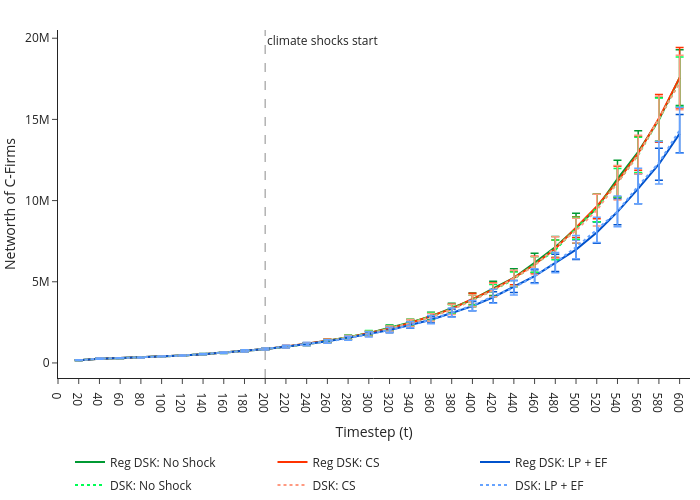

Notebook code for this chart:
### Code cell
# scenario_results["hrhs_1"]['Deficit']
SCENARIOS = {
    "Reg DSK: No Shock": {"df": scenario_results["hrhs_1"], "color": "#009933", 'dash': 'solid'},
    "Reg DSK: CS": {"df": scenario_results["hrhs_2"], "color": "#ff3300",'dash': 'solid'},
    "Reg DSK: LP + EF": {"df": scenario_results["hrhs_3"], "color": "#0052cc",'dash': 'solid'},
    "DSK: No Shock": {"df": scenario_results["dsk_sfc_1"], "color": "#00ff55", 'dash': 'dot'},
    "DSK: CS": {"df": scenario_results["dsk_sfc_2"], "color": "#ff9980", 'dash': 'dot'},
    "DSK: LP + EF": {"df": scenario_results["dsk_sfc_3"], "color": "#66a3ff", 'dash': 'dot'}
}
fig1 = build_macro_snapshot_metric_figure(
    scenarios=SCENARIOS,
    metric="NW_2",
    metric_label='Networth of C-Firms',
    snap_ts=np.arange(0, 620, 20),
    title='Networth of C-Firms',
    line_type='lines',
    ncol_legend=3,
    CI_type='error_bar',
        pdf_pages=PDF_PAGES,
    pdf_path=OUTPUT / "NW_2_line.pdf",
    # ymin=12.8, ymax=14
)

# fig1.write_image("../figures/verification/GDP_r_ln.pdf", width=750, height=500, scale=2)
# fig1.write_html("../figures/verification/GDP_r_ln.html", include_plotlyjs="cdn")
fig1
